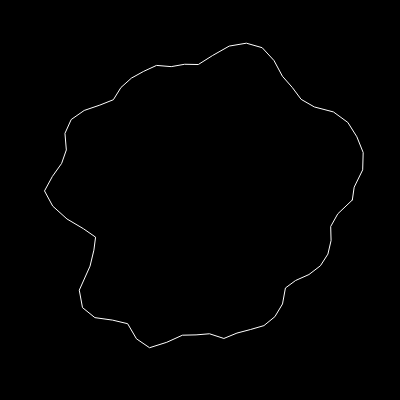
Frame 1 (no input)
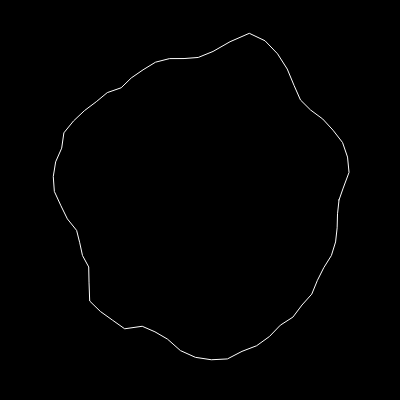
Frame 60 (no input)
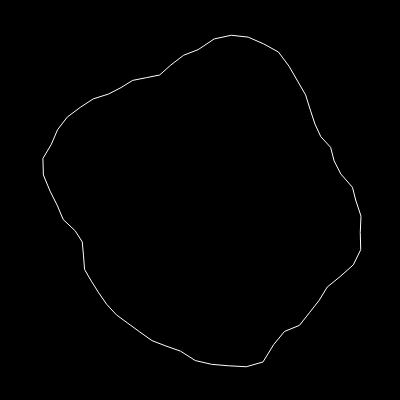
Frame 120 (the mouse pressed at the canvas centre since frame 60)

The p5.js sketch that drew these frames (run headless with seeded random() and noise() and a simulated clock; from frame 60 on, the mouse is pressed at the canvas centre):

// p5.js sketch
// ── sketch.js
let slider;
let phase = 0;
let zoff = 0;

function setup() {
  createCanvas(400, 400);
  slider = createSlider(0, 10, 3, 0.1)
}

function draw() {
  //noiseSeed(99);
  background(0);
  translate(width/2, height/2);
  stroke (255);
  noFill();
 
  
  beginShape();
  let noiseMax = slider.value();
  for (let a = 0; a < TWO_PI; a +=0.1){
    let xoff = map(cos(a), -1, 1, 0, noiseMax);
    let yoff = map(sin(a), -1, 1, 0, noiseMax);
    let r = map (noise(xoff, yoff,zoff), 0, 1, 100, 200);
    let x = r * cos (a);
    let y = r * sin (a);
    vertex (x,y);
  }
  endShape(CLOSE)
  
  zoff += 0.01;
  phase += 0.003;
  //noLoop();
}
